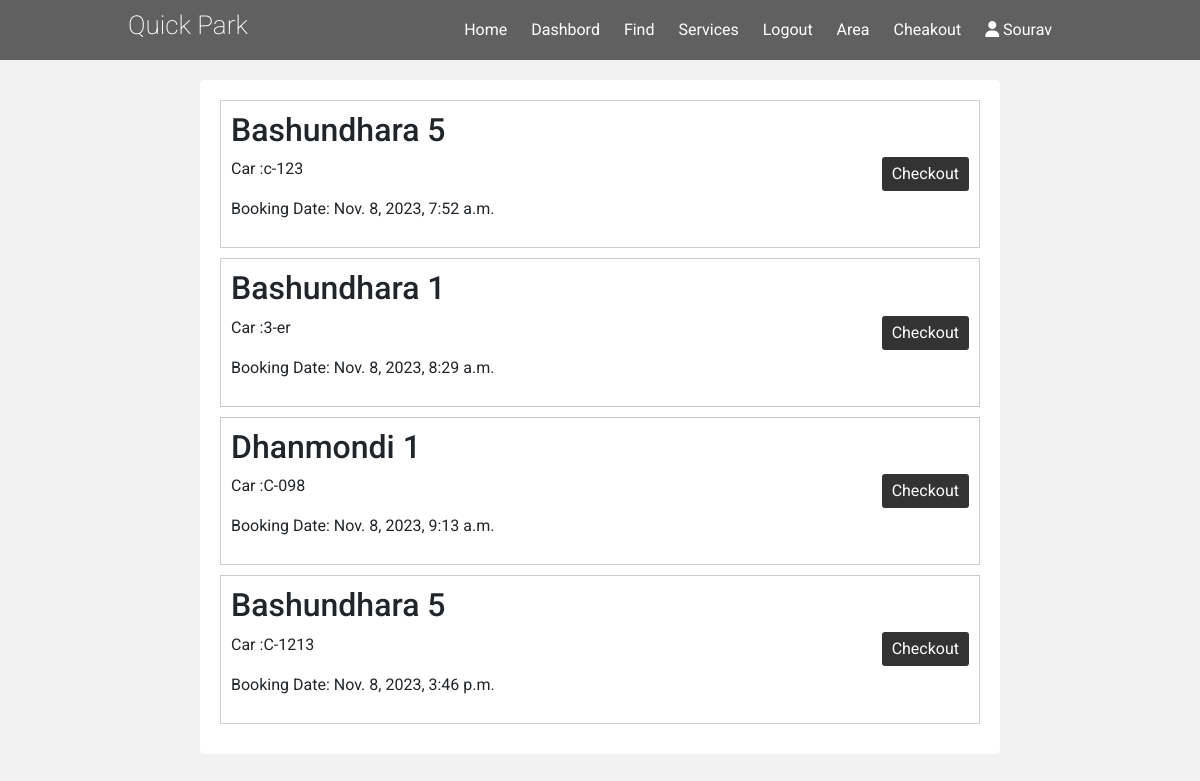
The page /book/cheakout (signed in) on the database its author committed.
### Auth/models.py (models this page shows, shortened)
class User(AbstractUser):
    GENDER = [
        ("UNSPECIFIED", "Unspecified"),
        ("MALE", "Male"),
        ("FEMALE", "Female"),
    ]
    username=None
    dateOfBirth = models.DateField(null=True,blank=True)
    gender = models.CharField(max_length=80, choices=GENDER, default="UNSPECIFIED")
    email = models.EmailField(unique=True,max_length=200)
    phone = models.CharField(max_length=18,null=True,blank=True)
    nid = models.CharField(max_length=100,null=True,blank=True)
    USERNAME_FIELD = 'email'
    REQUIRED_FIELDS=['first_name', 'last_name']
    objects = CustomUserManager()

### Booking/models.py (models this page shows, shortened)
class Booking(models.Model):
    user = models.ForeignKey(User,on_delete=models.CASCADE)
    area = models.ForeignKey(Area,on_delete=models.CASCADE)
    slots = models.ForeignKey(Slots,on_delete=models.CASCADE)
    start_time = models.DateTimeField(auto_now_add=True)
    end_time = models.DateTimeField(null=True,blank=True)
    car_no = models.CharField(max_length=15,null=True,blank=True)
    payment_method = models.CharField(max_length=100,null=True,blank=True)
    is_vip = models.BooleanField(default=False)

class Area(models.Model):
    name = models.CharField(max_length=200)
    location = models.URLField()

class Slots(models.Model):
    area = models.ForeignKey(Area,related_name='slots',on_delete=models.CASCADE)
    number = models.IntegerField()
    is_busy = models.BooleanField(default=False)

### Booking/views.py (the view)
# urls.py: path('cheakout', views.cheakout_list , name="Homepage Rendering"),
def cheakout_list(request):
    if request.method == 'GET':
        if request.user.is_authenticated:
            all_booking = Booking.objects.filter(user=request.user,end_time = None)
            return render(request,'cheakout_list.html',{'all_booking':all_booking})

### templates/cheakout_list.html (shortened to what this page needs)
{% extends "base.html" %}
{% load static %}
{% block link %}
<link rel="stylesheet" href="{% static 'index.css' %}">
{% endblock link %}
{% block content %}
    <div class="container">
        {% for i in all_booking %}
        <div class="slot">
            <div class="car-info">
                <h2>{{i.area.name}} {{i.slots.number}} </h2>
                <p>Car :{{i.car_no}}</p>
                <p>Booking Date: {{i.start_time}}</p>
            </div>
            <div class="action">
                <button onclick="location.href='/book/cheakout/{{i.id}}';">Checkout</button>
            </div>
        </div>
        {% endfor %}
    </div>
    {% endblock content %}

### templates/base.html (shortened to what this page needs)
{% load static %}
<!DOCTYPE html>
<html lang="en">
<head>
    <link rel="stylesheet" href="https://cdnjs.cloudflare.com/ajax/libs/font-awesome/6.4.2/css/all.min.css" />
    <link rel="stylesheet" href="https://cdn.jsdelivr.net/npm/bootstrap@5.2.3/dist/css/bootstrap.min.css">
    {% block link %}
    {%endblock%}
</head>
<body>
    <header class="transparent-navbar">
        <nav>
            <div class="logo">
                <h3>Quick Park</h3>
            </div>
            <ul>
                <li><a href="/">Home</a></li>
                {% if request.user.is_superuser %}
                <li><a href="/dashboard">Dashbord</a></li>
                {% endif %}
                <li><a href="/#find">Find</a></li>
                <li><a href="/#service">Services</a></li>
                {% if request.user.is_authenticated %}
                <li><a href="/auth/logout">Logout</a></li>
                <li><a href="/book/areas">Area</a></li>
                <li><a href="/book/cheakout">Cheakout</a></li>
                {% else %}
                <li><a href="/auth/login">Login</a></li>
                <li><a href="/auth/register">Register</a></li>
                {%endif%}
                {% if request.user.is_authenticated %}
                <li><i class="fa-solid fa-user"></i> {{request.user.first_name}}</li>
                {%endif%}
            </ul>
        </nav>
    </header>
    {% block content%}
    {% endblock %}
</body>
</html>

### static/index.css (style rules this page uses)
html { scroll-behavior: smooth; overflow-x: hidden; }
* { margin: 0; padding: 0; box-sizing: border-box; font-family: 'Roboto'; }
.transparent-navbar { background: rgba(0, 0, 0, 0.6); padding: 10px; position: fixed; width: 100%; height: 60px; display: flex; z-index: 1; align-items: center; }
.transparent-navbar nav { display: flex; width: 80%; justify-content: space-between; align-items: center; margin: auto; }
.transparent-navbar nav .logo h3 { color: white; font-weight: 200; font-size: 26px; }
.transparent-navbar ul { list-style: none; margin: 0; padding: 0; }
.transparent-navbar ul li { display: inline; margin-right: 20px; color: white; }
.transparent-navbar a { text-decoration: none; color: white; }

### templates/cheakout_list.html (style rules this page uses)
body { font-family: Arial, sans-serif; background-color: #f2f2f2; margin: 0; padding: 0; }
.transparent-navbar { position: relative; }
header { background-color: #333; color: #fff; text-align: center; padding: 20px 0; }
.container { max-width: 800px; margin: 20px auto; background-color: #fff; padding: 20px; border-radius: 5px; }
.slot { border: 1px solid #ccc; margin-bottom: 10px; padding: 10px; display: flex; justify-content: space-between; align-items: center; }
.slot .car-info { flex: 1; }
.slot .action { text-align: right; }
.slot .action button { background-color: #333; color: #fff; border: none; padding: 5px 10px; border-radius: 3px; cursor: pointer; }

### rows shown on the page
Booking: area.name "Bashundhara", slots.number "5", car_no "c-123", start_time "Nov. 8, 2023, 7:52 a.m."
Booking: area.name "Bashundhara", slots.number "1", car_no "3-er", start_time "Nov. 8, 2023, 8:29 a.m."
Booking: area.name "Dhanmondi", slots.number "1", car_no "C-098", start_time "Nov. 8, 2023, 9:13 a.m."
Booking: area.name "Bashundhara", slots.number "5", car_no "C-1213", start_time "Nov. 8, 2023, 3:46 p.m."

### other values the page prints
{{ request.user.first_name }} "Sourav"
